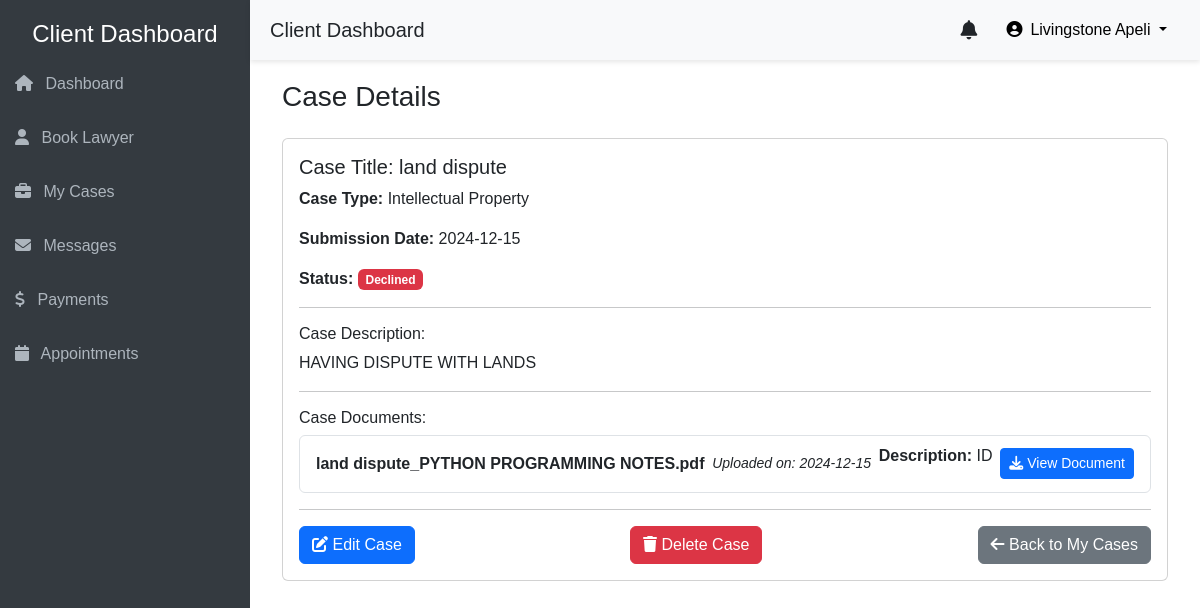
Page /clients/view_case_details.php?case_id=1 (signed in) on the committed database.
### tables this page shows
CREATE TABLE `cases` (
  `id` int(11) NOT NULL,
  `case_title` varchar(255) NOT NULL,
  `case_details` text NOT NULL,
  `specialization_id` int(11) NOT NULL,
  `contact_info` varchar(255) NOT NULL,
  `user_id` int(11) NOT NULL,
  `created_at` timestamp NOT NULL DEFAULT current_timestamp(),
  `status` enum('Under Review','Approved','Declined') NOT NULL DEFAULT 'Under Review'
);

CREATE TABLE `specializations` (
  `id` int(11) NOT NULL,
  `specialization_name` varchar(255) NOT NULL,
  `description` text NOT NULL
);

CREATE TABLE `case_documents` (
  `id` int(11) NOT NULL,
  `case_id` int(11) NOT NULL,
  `document_name` varchar(255) NOT NULL,
  `description` text DEFAULT NULL,
  `user_id` int(11) NOT NULL,
  `created_at` timestamp NOT NULL DEFAULT current_timestamp(),
  `document_path` varchar(255) NOT NULL
);

### clients/view_case_details.php (the view, shortened to what this page needs)
<?php
require_once '../includes/db_connect.php';
$caseId = $_GET['case_id'] ?? null;
if ($caseId) {
    $stmt = $conn->prepare("SELECT c.case_title, c.case_details, c.created_at, c.status, s.specialization_name
                            FROM cases c
                            JOIN specializations s ON c.specialization_id = s.id
                            WHERE c.id = ?");
    $stmt->bind_param('i', $caseId);
    $stmt->execute();
    $result = $stmt->get_result();
    if ($result->num_rows > 0) {
        $case = $result->fetch_assoc();
    } else {
        echo "Case not found!";
        exit;
    }
    $docStmt = $conn->prepare("SELECT d.document_name, d.description, d.created_at, d.document_path
                               FROM case_documents d
                               WHERE d.case_id = ?");
    $docStmt->bind_param('i', $caseId);
    $docStmt->execute();
    $docResult = $docStmt->get_result();
    $documents = [];
    while ($doc = $docResult->fetch_assoc()) {
        $documents[] = $doc;
    }
} else {
    echo "Invalid case ID!";
    exit;
}
?>
<!DOCTYPE html>
<html lang="en">
<head>
    <link href="https://cdn.jsdelivr.net/npm/bootstrap@5.3.2/dist/css/bootstrap.min.css" rel="stylesheet">
    <link rel="stylesheet" href="https://cdnjs.cloudflare.com/ajax/libs/font-awesome/6.4.0/css/all.min.css">
    <link rel="stylesheet" href="../css/common_dashboard.css">
</head>
<body>
    <?php include('includes/side-nav.php'); ?>
    <?php include('includes/header.php'); ?>
    <div class="main-content">
        <div class="container-fluid">
            <h3>Case Details</h3>
            <div class="card mt-4">
                <div class="card-body">
                    <h5 class="card-title">Case Title: <?php echo htmlspecialchars($case['case_title']); ?></h5>
                    <p><strong>Case Type:</strong> <?php echo htmlspecialchars($case['specialization_name']); ?></p>
                    <p><strong>Submission Date:</strong> <?php echo date('Y-m-d', strtotime($case['created_at'])); ?></p>
                    <p>
                        <strong>Status:</strong>
                        <?php
                        $statusClass = '';
                        switch ($case['status']) {
                            case 'Declined':
                                $statusClass = 'bg-danger';
                                break;
                        }
                        ?>
                        <span class="badge <?php echo $statusClass; ?>"><?php echo htmlspecialchars($case['status']); ?></span>
                    </p>
                    <hr>
                    <h6>Case Description:</h6>
                    <p>
                        <?php echo nl2br(htmlspecialchars($case['case_details'])); ?>
                    </p>
                    <hr>
                    <h6>Case Documents:</h6>
                    <?php if (count($documents) > 0): ?>
                        <ul class="list-group">
                            <?php foreach ($documents as $document): ?>
                                <li class="list-group-item d-flex justify-content-between align-items-center">
                                    <strong><?php echo htmlspecialchars($document['document_name']); ?></strong>
                                    <small><em>Uploaded on: <?php echo date('Y-m-d', strtotime($document['created_at'])); ?></em></small>
                                    <p><strong>Description:</strong> <?php echo nl2br(htmlspecialchars($document['description'])); ?></p>
                                    <a href="<?php echo htmlspecialchars($document['document_path']); ?>" target="_blank" class="btn btn-sm btn-primary">
                                        <i class="fa fa-download"></i> View Document
                                    </a>
                                </li>
                            <?php endforeach; ?>
                        </ul>
                    <?php else: ?>
                        <p>No documents available for this case.</p>
                    <?php endif; ?>
                    <hr>
                    <div class="d-flex justify-content-between">
                        <button class="btn btn-primary"><i class="fa fa-edit"></i> Edit Case</button>
                        <button class="btn btn-danger"><i class="fa fa-trash"></i> Delete Case</button>
                        <a href="cases_history.php" class="btn btn-secondary"><i class="fa fa-arrow-left"></i> Back to My Cases</a>
                    </div>
                </div>
            </div>
        </div>
    </div>
</body>
</html>

### css/common_dashboard.css (style rules this page uses)
body { font-family: Arial, sans-serif; }
.main-content { margin-left: 250px; padding: 80px 20px 20px; }

### rows in the picture
cases: case_title "land dispute", specialization.specialization_name "Intellectual Property", created_at "2024-12-15", status "Declined", case_details "HAVING DISPUTE WITH LANDS"
case_documents: document_name "land dispute_PYTHON PROGRAMMING NOTES.pdf", created_at "2024-12-15", description "ID"

### other values in the picture
$_SESSION['user_name'] "Livingstone Apeli"
